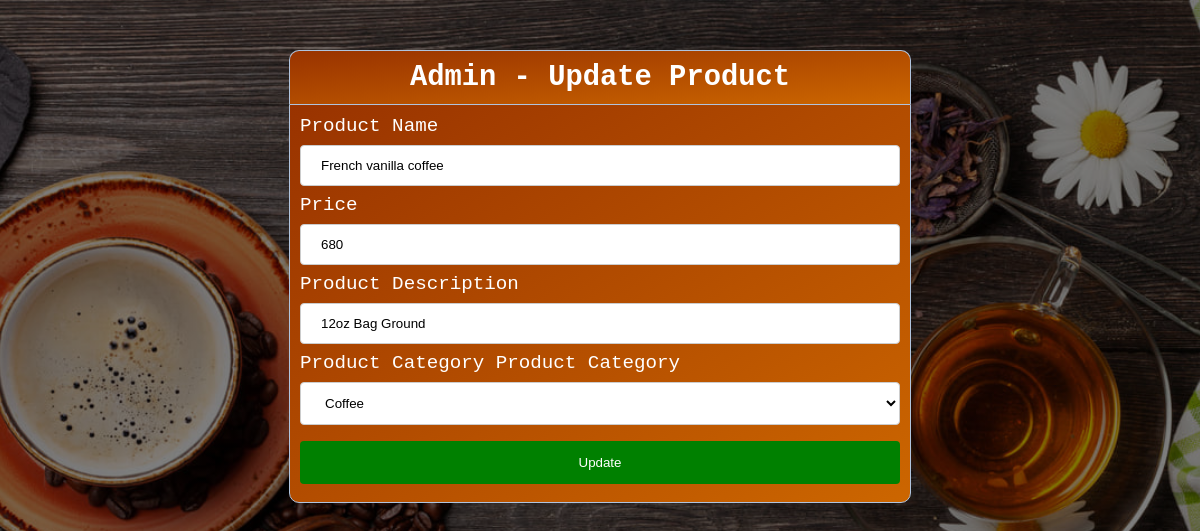
The page /admin/update.php?product_id=6 on the database its author committed.
### tables this page shows
CREATE TABLE `products` (
  `product_id` int(100) NOT NULL,
  `cat_id` int(100) NOT NULL,
  `product_title` varchar(255) NOT NULL,
  `product_price` int(100) NOT NULL,
  `product_desc` varchar(5000) NOT NULL,
  `product_image` text NOT NULL
);

### admin/update.php (the view, shortened to what this page needs)
<?php
include("../admin/includes/db_conn.php");
$product_id=$_REQUEST['product_id'];
$result=mysqli_query($conn,"select product_id,cat_id, product_title, product_price, product_desc, product_image from products where product_id='$product_id'")or die ("query 1 incorrect.......");
list($product_id,$cat_id,$product_title,$product_price,$product_desc, $product_image)=mysqli_fetch_array($result);
?>
<!DOCTYPE html>
<html>
<head>
</head>
<body>
      <div class="header">
    <h2>Admin - Update Product</h2>
  </div>
              <form action="update.php" name="form" method="post" enctype="multipart/form-data">
              <div class="card-body">
                    <div class="col-md-12 ">
                      <div class="form-group">
                        <label>Product Name</label>
                        <input type="text" id="product_title" name="product_title"  class="form-control" value="<?php echo $product_title; ?>" >
                      </div>
                    </div>
                    <div class="col-md-12 ">
                      <div class="form-group">
                        <label>Price</label>
                        <input type="text" id="product_price" name="product_price" class="form-control" value="<?php echo $product_price; ?>" >
                      </div>
                    </div>
                    <div class="col-md-12 ">
                      <div class="form-group">
                        <label >Product Description</label>
                        <input type="text" name="product_desc" id="product_desc" class="form-control" value="<?php echo $product_desc; ?>">
                      </div>
                    </div>
                    <div class="col-md-12 ">
                      <div class="form-group">
                        <label >Product Category</label>
                        <label>Product Category</label>
                        <select class="form-select" id="cat_id" name="cat_id" value="<?php echo $cat_id; ?>">
                                <option value="1">Coffee</option>
                        </select>
                      </div>
                    </div>
              </div>
              <div class="card-footer">
                <button type="submit" id="btn_save" name="btn_save" class="btn btn-fill btn-primary">Update</button>
              </div>
              </form>
    </body>
</html>

### admin/update.php (style rules this page uses)
* { margin: 0px; padding: 0px; }
body { font-size: 120%; font-family: 'Courier New', monospace; background-image: linear-gradient(rgba(0,0,0,.5), rgba(0,0,0,.5)), url(../img/bg.jpg); background-position: center; background-size: cover; background-attachment: fixed; }
.header { margin: 50px auto 0px; color: white; text-align: center; border: 1px solid #B0C4DE; border-bottom: none; border-radius: 10px 10px 0px 0px; padding: 10px; background: linear-gradient(to top left, #cc6600 0%, #993300 100%); width: 50%; }
form { background: linear-gradient(to top left, #cc6600 0%, #993300 100%); width: 50%; color: white; margin: 0px auto; padding: 10px; border: 1px solid #B0C4DE; border-radius: 0px 0px 10px 10px; }
input[type=text], select { width: 100%; padding: 12px 20px; margin: 8px 0; display: inline-block; border: 1px solid #ccc; border-radius: 4px; box-sizing: border-box; }
input[type=file], select { width: 100%; padding: 12px 20px; margin: 8px 0; display: inline-block; border: 1px solid #ccc; border-radius: 4px; box-sizing: border-box; background-color: white; }
button { width: 100%; background-color: green; color: white; padding: 14px 20px; margin: 8px 0; border: none; border-radius: 4px; cursor: pointer; }

### rows shown on the page
products: product_title "French vanilla coffee", product_price "680", product_desc "12oz Bag Ground", cat_id "Coffee"
